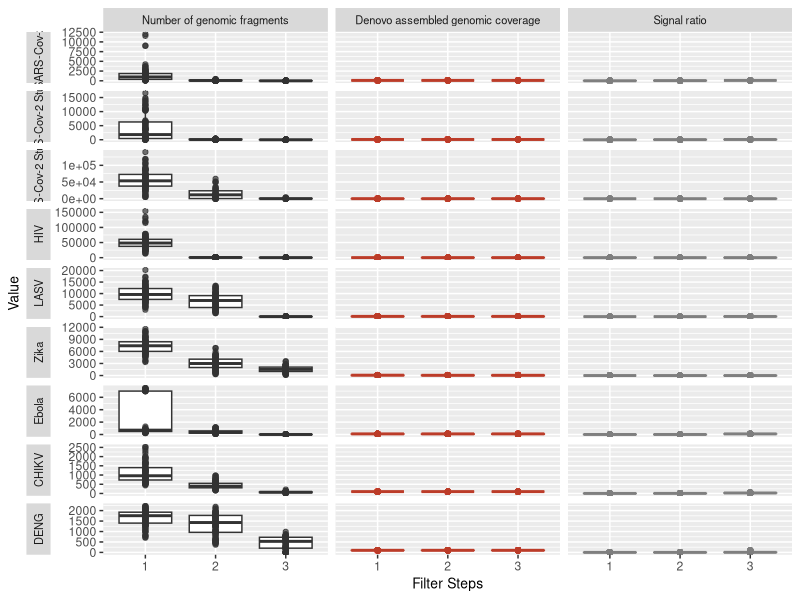
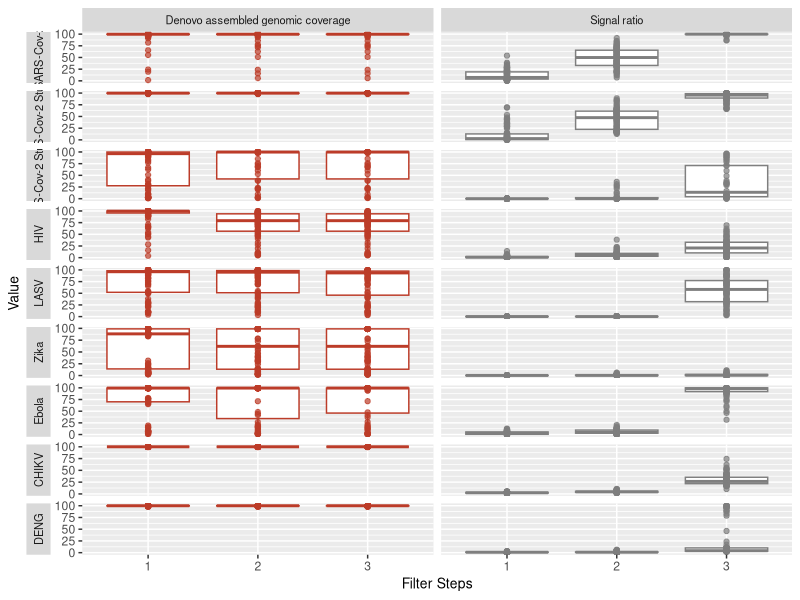

Reproduce these figures in R, in order.
library(ggplot2)
library(ggpubr)
library(dplyr)
library(tidyr)
Main = read.table("Main.5.txt",head=T,sep="\t")
Main = Main[,c(1,2,3,4,5,6,7)]
Main$prj = factor(Main$prj,levels=c("SARS-Cov-2","SARS-Cov-2 Study 1","SARS-Cov-2 Study 2","HIV","LASV","Zika","Ebola","CHIKV","DENG"))
Main$mixNum = factor(Main$mixNum,levels=c(5,10))
Main$round = factor(Main$round,levels=c(1,2,3))

Main_long <- Main %>%
  pivot_longer(cols = c(nCtg,cov, signal), names_to = "Metric", values_to = "Value")
# Create the prj_Metric column after pivoting
#Main_long <- Main_long %>%
#  mutate(prj_Metric = interaction(Metric, prj, sep = " - "))

# Filter the data
Main_long_5 = Main_long[Main_long$mixNum == 5, ]
# order
Main_long_5$Metric = factor(Main_long_5$Metric ,levels=c("nCtg","cov","signal"))

# Create the plot
p1 = ggplot(Main_long_5, aes(x = round, y = Value, color = Metric)) +
  geom_boxplot(outlier.shape = NA, position = position_dodge(width = 0.75)) +
  geom_jitter(position = position_dodge(width = 0.75), alpha = 0.7) +
  facet_grid(rows = vars(prj), cols = vars(Metric), scales = "free_y", switch = "y",labeller = labeller(Metric = c("cov" = "Denovo assembled genomic coverage","signal" = "Signal ratio","nCtg" = "Number of genomic fragments")))+
  scale_color_manual(values = c(nCtg = "grey20", "cov" = "#BC3C29FF", "signal" = "grey50")) +
  labs(x = "Filter Steps", y = "Value", color = "Metric") +
  theme(axis.title = element_text(size = 10),
        legend.position = "none",
        strip.placement = "outside",
        strip.text = element_text(size = 8),
        strip.text.x = element_text(angle = 0),
        strip.text.y = element_text(angle = 0)) + guides(color = FALSE)  # 1) Hide the legend


#p2
    Main = read.table("Main.5.txt",head=T,sep="\t")
    Main = Main[,c(1,2,3,4,6,7)]
    Main$prj = factor(Main$prj,levels=c("SARS-Cov-2","SARS-Cov-2 Study 1","SARS-Cov-2 Study 2","HIV","LASV","Zika","Ebola","CHIKV","DENG"))
    Main$mixNum = factor(Main$mixNum,levels=c(5,10))
    Main$round = factor(Main$round,levels=c(1,2,3))

    Main_long <- Main %>%
      pivot_longer(cols = c(cov, signal), names_to = "Metric", values_to = "Value")
    # Create the prj_Metric column after pivoting
    #Main_long <- Main_long %>%
    #  mutate(prj_Metric = interaction(Metric, prj, sep = " - "))

    # Filter the data
    Main_long_5 = Main_long[Main_long$mixNum == 5, ]
    # order
    Main_long_5$Metric = factor(Main_long_5$Metric ,levels=c("cov","signal"))

    # Create the plot
    p2 = ggplot(Main_long_5, aes(x = round, y = Value, color = Metric)) +
      geom_boxplot(outlier.shape = NA, position = position_dodge(width = 0.75)) +
      geom_jitter(position = position_dodge(width = 0.75), alpha = 0.7) +
      facet_grid(rows = vars(prj), cols = vars(Metric), scales = "free_y", switch = "y",labeller = labeller(Metric = c("cov" = "Denovo assembled genomic coverage","signal" = "Signal ratio","nCtg" = "Number of genomic fragments")))+
      scale_color_manual(values = c(nCtg = "grey20", "cov" = "#BC3C29FF", "signal" = "grey50")) +
      labs(x = "Filter Steps", y = "Value", color = "Metric") +
      theme(axis.title = element_text(size = 10),
            legend.position = "none",
            strip.placement = "outside",
            strip.text = element_text(size = 8),
            strip.text.x = element_text(angle = 0),
            strip.text.y = element_text(angle = 0)) + guides(color = FALSE)  # 1) Hide the legend
